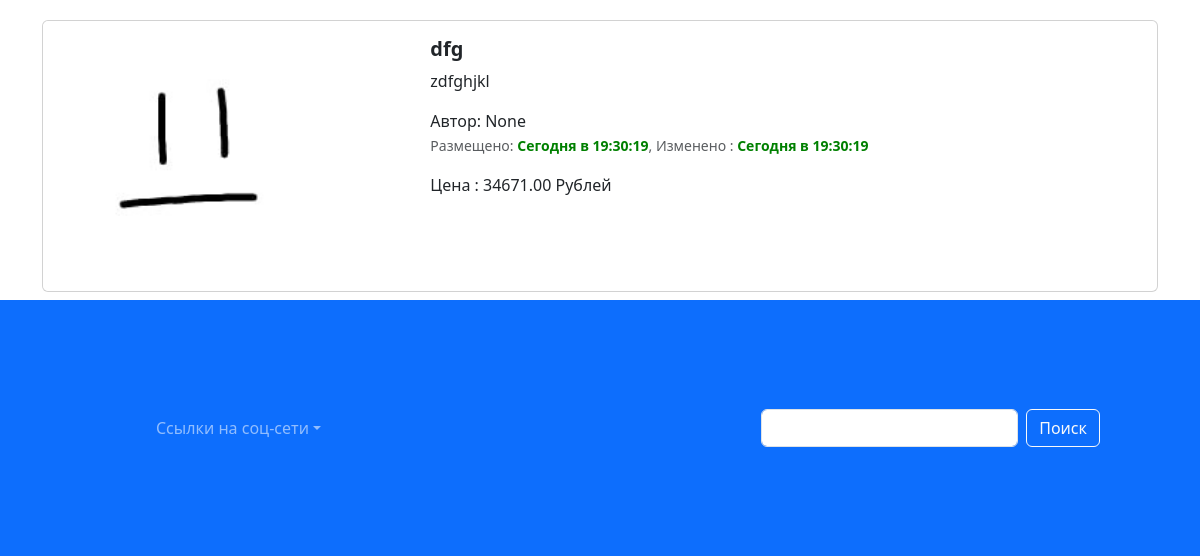
Before: /index/ (lower part) with the older database file.
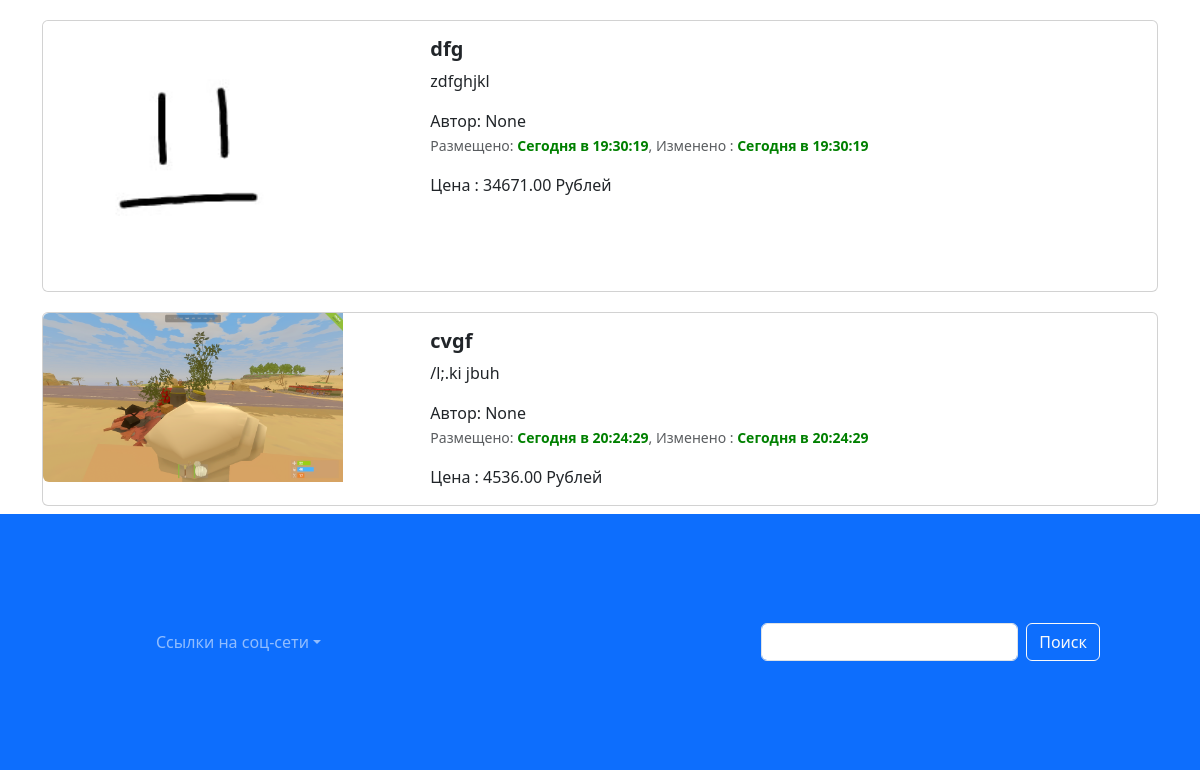
After: the same page with the newer database file.
### app_Django/models.py (models this page shows, shortened)
class Advertisements(models.Model):
    title = models.CharField('Заголовок', max_length=128)
    description = models.TextField('Описание')
    price = models.DecimalField('Цена', max_digits=13, decimal_places=2)
    auction = models.BooleanField('Торг', help_text='Отметьте если торг уместен')
    created_at = models.DateTimeField(auto_now_add=True)
    updated_at = models.DateTimeField(auto_now=True)
    user = models.ForeignKey(User, verbose_name='Пользователь', on_delete=models.CASCADE, null=True)
    image = models.ImageField(verbose_name="Изображение", upload_to='Django/')
    class Meta:
        db_table = 'Advertisements'
    def created_date(self):
        from django.utils import timezone
        if self.created_at.date() == timezone.now().date():
            created_time = self.created_at.time().strftime("%H:%M:%S")
            return format_html(f'<span style="color: green; font-weight: bold;">Сегодня в {created_time}</span>')
        return self.created_at.strftime("%d.%m.%Y в %H:%M:%S")
    def updated_date(self):
        from django.utils import timezone
        if self.updated_at.date() == timezone.now().date():
            updated_time = self.updated_at.time().strftime("%H:%M:%S")
            return format_html(f'<span style="color: green; font-weight: bold;">Сегодня в {updated_time}</span>')
        return self.updated_at.strftime("%d.%m.%Y в %H:%M:%S")

### app_Django/views.py (the view)
# urls.py: path('index/', index, name='main-page'),
def index(request):
    advertisements = Advertisements.objects.all()
    context = {
        'advertisements': advertisements
    }
    return render(request, 'app_Django/index.html', context)

### templates/app_Django/index.html (shortened to what this page needs)
{% extends 'base.html' %}
{%load static %}
{% block content %}
{% load static %}
<div class="container">
  <div class="col">
    {% for adv in advertisements %}
    <div class="card mb-2" style="max-width: 1200px; margin-top: 20px;">
      <div class="row g-0">
        <div class="col-md-4">
          <a href="advertisement.html" class="nav-link">
            <img style="width: 300px; heigth: 250px" src="{% if adv.image %}{{adv.image.url}}{% else %}{% static 'img/adv.png' %}{% endif %}" class="img-fluid rounded-start" alt="Card title">
          </a>
        </div>
        <div class="col-md-8">
          <div class="card-body">
            <h5 class="card-title">
              <a href="advertisement.html" class="nav-link"><strong>{{adv.title}}</strong></a>
            </h5>
            <a href="advertisement.html" class="nav-link">
              <p class="card-text">
                {{adv.description}}
              </p>
              <span>Автор: {{adv.user}}</span>
              <p class="card-text"><small class="text-muted">Размещено: {{adv.created_date}}, Изменено : {{adv.updated_date}}</small></p>
              <span>Цена : {{adv.price}} Рублей</span>
            </a>
          </div>
        </div>
      </div>
    </div>
    {% endfor %}
  </div>
</div>
<footer style="padding: 100px;" class="bg-primary">
  <nav class="navbar navbar-expand-sm navbar-dark">
    <div class="collapse navbar-collapse" id="collapsibleNavId">
      <ul class="navbar-nav me-auto mt-2 mt-lg-0">
        <li class="nav-item">
          <a class="nav-link active" href="#" aria-current="page"></a>
        </li>
        <li class="nav-item">
          <a class="nav-link" href="#"></a>
        </li>
        <li class="nav-item dropdown">
          <a class="nav-link dropdown-toggle" href="#" id="dropdownId" data-bs-toggle="dropdown" aria-haspopup="true"
             aria-expanded="false">Cсылки на соц-сети</a>
        </li>
      </ul>
      <form class="d-flex my-2 my-lg-0">
        <input class="form-control me-sm-2" type="text" placeholder="">
        <button class="btn btn-outline-light my-2 my-sm-0" type="submit">Поиск</button>
      </form>
    </div>
  </nav>
</footer>
{% endblock %}

### templates/Base.html (shortened to what this page needs)
<!DOCTYPE html>
<html lang="en">
{% load static %}
<head>
  <link href="{% static 'css/bootstrap.min.css' %}" rel="stylesheet">
  <link rel="stylesheet" href="{% static 'css/fontello.css' %}">
</head>
<body>
{% block content %}
{% endblock %}
</body>
</html>

Changed rows visible on the page:
added Advertisements: image (picture), title "cvgf", description "/l;.ki jbuh", user "None", created_date "Сегодня в 20:24:29", updated_date "Сегодня в 20:24:29", price "4536.00"
